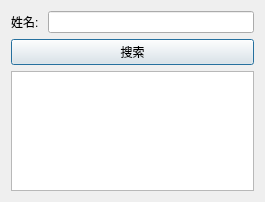
<?xml version="1.0" encoding="UTF-8"?>
<ui version="4.0">
 <class>Dialog_search</class>
 <widget class="QDialog" name="Dialog_search">
  <property name="geometry">
   <rect>
    <x>0</x>
    <y>0</y>
    <width>265</width>
    <height>202</height>
   </rect>
  </property>
  <property name="windowTitle">
   <string>search</string>
  </property>
  <layout class="QGridLayout" name="gridLayout">
   <item row="1" column="0" colspan="2">
    <widget class="QPushButton" name="btn_Entry">
     <property name="text">
      <string>搜索</string>
     </property>
    </widget>
   </item>
   <item row="0" column="1">
    <widget class="QLineEdit" name="edt_Search"/>
   </item>
   <item row="0" column="0">
    <widget class="QLabel" name="label">
     <property name="text">
      <string>姓名: </string>
     </property>
    </widget>
   </item>
   <item row="2" column="0" colspan="2">
    <widget class="QListWidget" name="listWidget"/>
   </item>
  </layout>
 </widget>
 <resources/>
 <connections/>
</ui>
